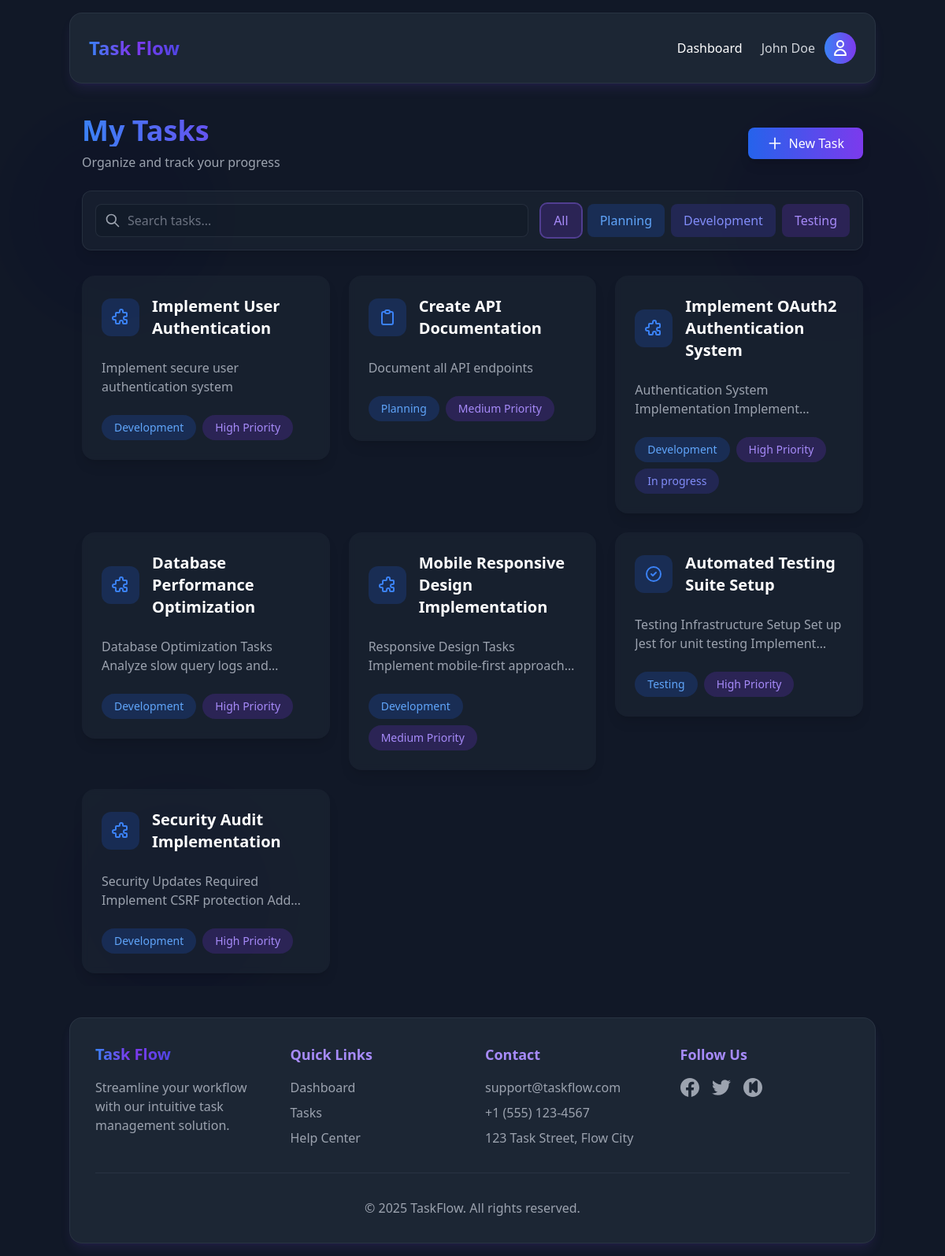
The page / (signed in) on the database its author committed.
### tables this page shows
CREATE TABLE tasks (
    id BIGINT UNSIGNED AUTO_INCREMENT PRIMARY KEY,
    user_id BIGINT UNSIGNED NOT NULL,
    title VARCHAR(255) NOT NULL,
    description TEXT,
    category ENUM('planning', 'development', 'testing') NOT NULL,
    priority ENUM('low', 'medium', 'high') NOT NULL,
    status ENUM('pending', 'in_progress', 'completed') DEFAULT 'pending',
    created_at TIMESTAMP DEFAULT CURRENT_TIMESTAMP,
    updated_at TIMESTAMP DEFAULT CURRENT_TIMESTAMP ON UPDATE CURRENT_TIMESTAMP,
    FOREIGN KEY (user_id) REFERENCES users(id) ON DELETE CASCADE
);

### config/database.php (called while the page is built, shortened)
<?php
class Database {
    private static $instance = null;
    private $connection;
    private $host = 'db';
    private $database = 'taskflow_db';
    private $username = 'root';
    private $password = 'rootpassword';
    private function __construct() {
        $this->connection = mysqli_connect(
            $this->host,
            $this->username,
            $this->password,
            $this->database
        );
        mysqli_set_charset($this->connection, 'utf8');
    }
    public static function getInstance() {
        if (self::$instance === null) {
            self::$instance = new self();
        }
        return self::$instance;
    }
    public function getConnection() {
        return $this->connection;
    }
}

### models/Task.php (called while the page is built, shortened)
<?php
require_once(__DIR__ . '/../config/database.php');
class Task {
    private $conn;
    public function __construct() {
        $this->db = Database::getInstance();
        $this->conn = $this->db->getConnection();
    }
    public function getAllTasks($userId) {
        $query = "SELECT t.*, GROUP_CONCAT(tg.name) as tags
                 FROM tasks t
                 LEFT JOIN task_tags tt ON t.id = tt.task_id
                 LEFT JOIN tags tg ON tt.tag_id = tg.id
                 WHERE t.user_id = ?
                 GROUP BY t.id
                 ORDER BY t.created_at DESC";
        $stmt = mysqli_prepare($this->conn, $query);
        mysqli_stmt_bind_param($stmt, 'i', $userId);
        if (!mysqli_stmt_execute($stmt)) {
            throw new Exception("Error fetching tasks: " . mysqli_error($this->conn));
        }
        $result = mysqli_stmt_get_result($stmt);
        $tasks = [];
        while ($row = mysqli_fetch_assoc($result)) {
            $row['tags'] = $row['tags'] ? explode(',', $row['tags']) : [];
            $tasks[] = $row;
        }
        return $tasks;
    }
}

### index.php (the view, shortened to what this page needs)
<?php
require_once(__DIR__ . '/models/Task.php');
try {
    $taskModel = new Task();
    $tasks = $taskModel->getAllTasks($_SESSION['user']['id']);
} catch (Exception $e) {
    error_log($e->getMessage());
    $tasks = [];
}
?>
<div class="relative overflow-hidden">
    <div class="absolute top-0 left-0 w-72 h-72 bg-blue-600 rounded-full mix-blend-multiply filter blur-xl opacity-20 animate-blob"></div>
    <div class="absolute top-0 right-0 w-72 h-72 bg-violet-600 rounded-full mix-blend-multiply filter blur-xl opacity-20 animate-blob animation-delay-2000"></div>
    <div class="absolute -bottom-8 left-20 w-72 h-72 bg-indigo-600 rounded-full mix-blend-multiply filter blur-xl opacity-20 animate-blob animation-delay-4000"></div>
    <div class="container mx-auto p-4 relative">
        <div class="space-y-6 mb-8">
            <div class="flex justify-between items-center">
                <div>
                    <h1 class="text-4xl font-bold mb-2 bg-gradient-to-r from-blue-500 to-violet-600 bg-clip-text text-transparent">My Tasks</h1>
                    <p class="dark:text-gray-400">Organize and track your progress</p>
                </div>
                <a href="/create-task.php" class="bg-gradient-to-r from-blue-600 to-violet-600 text-white px-6 py-2 rounded-lg hover:opacity-90 transition-all duration-200 shadow-lg hover:shadow-violet-500/20">
                    <span class="flex items-center gap-2">
                        <svg class="w-5 h-5" fill="none" stroke="currentColor" viewBox="0 0 24 24"><path stroke-linecap="round" stroke-linejoin="round" stroke-width="2" d="M12 4v16m8-8H4"></path></svg>
                        New Task
                    </span>
                </a>
            </div>
            <div class="bg-gray-800/50 backdrop-blur-sm rounded-xl p-4 border border-gray-700/50 shadow-lg transition-all duration-300 hover:shadow-violet-500/20">
                <div class="flex flex-col md:flex-row gap-4">
                    <div class="flex-grow relative">
                        <div class="absolute inset-y-0 left-0 pl-3 flex items-center pointer-events-none">
                            <svg class="w-5 h-5 text-gray-400" fill="none" stroke="currentColor" viewBox="0 0 24 24">
                                <path stroke-linecap="round" stroke-linejoin="round" stroke-width="2" d="M21 21l-6-6m2-5a7 7 0 11-14 0 7 7 0 0114 0z"></path>
                            </svg>
                        </div>
                        <input type="text" placeholder="Search tasks..." class="w-full pl-10 pr-4 py-2 bg-gray-900/50 border border-gray-700/50 rounded-lg focus:ring-2 focus:ring-violet-500/20 focus:border-violet-500/20 text-gray-300 placeholder-gray-500">
                    </div>
                    <div class="flex gap-2 flex-wrap md:flex-nowrap">
                        <button class="filter-category px-4 py-2 rounded-lg bg-violet-600/20 text-violet-400 hover:bg-violet-600/30 transition-colors duration-200 flex items-center gap-2 ring-2 ring-violet-500/50">
                            <span>All</span>
                        </button>
                        <button class="filter-category px-4 py-2 rounded-lg bg-blue-600/20 text-blue-400 hover:bg-blue-600/30 transition-colors duration-200 flex items-center gap-2">
                            <span>Planning</span>
                        </button>
                        <button class="filter-category px-4 py-2 rounded-lg bg-indigo-600/20 text-indigo-400 hover:bg-indigo-600/30 transition-colors duration-200 flex items-center gap-2">
                            <span>Development</span>
                        </button>
                        <button class="filter-category px-4 py-2 rounded-lg bg-violet-600/20 text-violet-400 hover:bg-violet-600/30 transition-colors duration-200 flex items-center gap-2">
                            <span>Testing</span>
                        </button>
                    </div>
                </div>
            </div>
        </div>
        <div class="grid grid-cols-1 md:grid-cols-2 lg:grid-cols-3 gap-6">
            <?php foreach ($tasks as $task): ?>
            <a href="/task-view.php?id=<?php echo htmlspecialchars($task['id']); ?>" class="block">
                <div class="task-card group relative bg-gray-800/50 backdrop-blur-sm rounded-2xl p-6 shadow-lg transition-all duration-300 hover:shadow-violet-500/20 hover:-translate-y-1 border border-transparent hover:border-violet-500/20" style="transition: opacity 0.3s ease, transform 0.3s ease">
                    <div class="flex items-center gap-4 mb-6">
                        <div class="p-3 bg-blue-600/20 rounded-xl group-hover:bg-blue-600/30 transition-colors duration-300">
                            <?php
                            $icon = '';
                            switch($task['category']) {
                                case 'planning':
                                    $icon = '<path stroke-linecap="round" stroke-linejoin="round" stroke-width="2" d="M9 5H7a2 2 0 00-2 2v12a2 2 0 002 2h10a2 2 0 002-2V7a2 2 0 00-2-2h-2M9 5a2 2 0 002 2h2a2 2 0 002-2M9 5a2 2 0 012-2h2a2 2 0 012 2"></path>';
                                    break;
                                case 'development':
                                    $icon = '<path stroke-linecap="round" stroke-linejoin="round" stroke-width="2" d="M11 4a2 2 0 114 0v1a1 1 0 001 1h3a1 1 0 011 1v3a1 1 0 01-1 1h-1a2 2 0 100 4h1a1 1 0 011 1v3a1 1 0 01-1 1h-3a1 1 0 01-1-1v-1a2 2 0 10-4 0v1a1 1 0 01-1 1H7a1 1 0 01-1-1v-3a1 1 0 00-1-1H4a2 2 0 110-4h1a1 1 0 001-1V7a1 1 0 011-1h3a1 1 0 001-1V4z"></path>';
                                    break;
                                case 'testing':
                                    $icon = '<path stroke-linecap="round" stroke-linejoin="round" stroke-width="2" d="M9 12l2 2 4-4m6 2a9 9 0 11-18 0 9 9 0 0118 0z"></path>';
                                    break;
                            }
                            ?>
                            <svg class="w-6 h-6 text-blue-500" fill="none" stroke="currentColor" viewBox="0 0 24 24"><?php echo $icon; ?></svg>
                        </div>
                        <h3 class="text-xl font-semibold text-white group-hover:bg-gradient-to-r group-hover:from-blue-500 group-hover:to-violet-500 group-hover:bg-clip-text group-hover:text-transparent transition-all duration-300"><?php echo htmlspecialchars($task['title']); ?></h3>
                    </div>
                    <p class="text-gray-400 mb-6 line-clamp-2">
                        <?php
                        $plainDescription = strip_tags($task['description']);
                        $plainDescription = preg_replace('/(\r\n|\r|\n|\s)+/', ' ', $plainDescription);
                        $plainDescription = str_replace(['\r', '\n', '\\r', '\\n'], ' ', $plainDescription);
                        echo htmlspecialchars(substr($plainDescription, 0, 150) . (strlen($plainDescription) > 150 ? '...' : ''));
                        ?>
                    </p>
                    <div class="flex flex-wrap gap-2">
                        <span class="task-category px-4 py-1.5 bg-blue-600/20 text-blue-400 rounded-full text-sm font-medium group-hover:bg-blue-600/30 transition-colors duration-300"><?php echo ucfirst(htmlspecialchars($task['category'])); ?></span>
                        <span class="task-category px-4 py-1.5 bg-violet-600/20 text-violet-400 rounded-full text-sm font-medium group-hover:bg-violet-600/30 transition-colors duration-300"><?php echo ucfirst(htmlspecialchars($task['priority'])); ?> Priority</span>
                        <?php if (!empty($task['status']) && $task['status'] !== 'pending'): ?>
                        <span class="task-category px-4 py-1.5 bg-indigo-600/20 text-indigo-400 rounded-full text-sm font-medium group-hover:bg-indigo-600/30 transition-colors duration-300"><?php echo ucfirst(str_replace('_', ' ', $task['status'])); ?></span>
                        <?php endif; ?>
                    </div>
                </div>
            </a>
            <?php endforeach; ?>
        </div>
    </div>
</div>
<?php
$content = ob_get_clean();
require_once(__DIR__ . '/layouts/base.php');
?>

### layouts/base.php (shortened to what this page needs)
<!DOCTYPE html>
<html lang="en" class="dark">
<head>
    <script src="https://cdn.tailwindcss.com"></script>
</head>
<body class="dark:bg-gray-900 min-h-screen flex flex-col justify-between">
    <?php include_once(__DIR__ . '/header.php'); ?>
    <main class="flex-grow py-10">
        <?php echo $content ?? ''; ?>
    </main>
    <?php include_once(__DIR__ . '/footer.php'); ?>
</body>
</html>

### layouts/header.php (shortened to what this page needs)
<header class="sticky top-4 z-50 mx-4">
    <nav class="container mx-auto flex justify-between items-center bg-gray-800/90 backdrop-blur-sm border border-gray-700/50 text-white p-6 rounded-2xl shadow-lg shadow-violet-500/10">
        <div class="flex items-center gap-2">
            <div class="text-2xl font-bold">
                <span class="bg-gradient-to-r from-blue-500 to-violet-600 bg-clip-text text-transparent">Task</span>
                <span class="bg-gradient-to-r from-violet-600 to-indigo-600 bg-clip-text text-transparent">Flow</span>
            </div>
        </div>
        <div class="flex items-center space-x-6">
            <?php if (isset($_SESSION['user'])): ?>
                <a href="/" class="hover:text-violet-400 transition-colors duration-200">Dashboard</a>
                <div class="relative group">
                    <div class="flex items-center gap-3 cursor-pointer">
                        <span class="text-gray-300"><?php echo $_SESSION['user']['name'] ?? 'User'; ?></span>
                        <div class="w-10 h-10 rounded-full bg-gradient-to-r from-blue-500 to-violet-600 flex items-center justify-center">
                            <svg xmlns="http://www.w3.org/2000/svg" class="h-6 w-6 text-white" fill="none" viewBox="0 0 24 24" stroke="currentColor">
                                <path stroke-linecap="round" stroke-linejoin="round" stroke-width="2" d="M16 7a4 4 0 11-8 0 4 4 0 018 0zM12 14a7 7 0 00-7 7h14a7 7 0 00-7-7z" />
                            </svg>
                        </div>
                    </div>
                </div>
            <?php endif; ?>
        </div>
    </nav>
</header>

### layouts/footer.php (shortened to what this page needs)
<footer class="mx-4 mb-4">
    <div class="container mx-auto bg-gray-800/90 backdrop-blur-sm border border-gray-700/50 text-white p-8 rounded-2xl shadow-lg shadow-violet-500/10">
        <div class="grid grid-cols-1 md:grid-cols-2 lg:grid-cols-4 gap-8">
            <div class="space-y-4">
                <span class="text-xl font-semibold block">
                    <span class="bg-gradient-to-r from-blue-500 to-violet-600 bg-clip-text text-transparent">Task</span>
                    <span class="bg-gradient-to-r from-violet-600 to-indigo-600 bg-clip-text text-transparent">Flow</span>
                </span>
                <p class="text-gray-400">Streamline your workflow with our intuitive task management solution.</p>
            </div>
            <div class="space-y-4">
                <h3 class="text-lg font-semibold text-violet-400">Quick Links</h3>
                <ul class="space-y-2 text-gray-400">
                    <li><a href="/" class="hover:text-violet-400 transition-colors duration-200">Dashboard</a></li>
                    <li><a href="/notes.php" class="hover:text-violet-400 transition-colors duration-200">Tasks</a></li>
                    <li><a href="#" class="hover:text-violet-400 transition-colors duration-200">Help Center</a></li>
                </ul>
            </div>
            <div class="space-y-4">
                <h3 class="text-lg font-semibold text-violet-400">Contact</h3>
                <ul class="space-y-2 text-gray-400">
                    <li>support@taskflow.com</li>
                    <li>+1 (555) 123-4567</li>
                    <li>123 Task Street, Flow City</li>
                </ul>
            </div>
            <div class="space-y-4">
                <h3 class="text-lg font-semibold text-violet-400">Follow Us</h3>
                <div class="flex space-x-4">
                    <a href="#" class="text-gray-400 hover:text-violet-400 transition-colors duration-200">
                    </a>
                    <a href="#" class="text-gray-400 hover:text-violet-400 transition-colors duration-200">
                    </a>
                    <a href="#" class="text-gray-400 hover:text-violet-400 transition-colors duration-200">
                    </a>
                </div>
            </div>
        </div>
        <div class="border-t border-gray-700/50 mt-8 pt-8 text-center">
            <p class="text-gray-400">&copy; <?php echo date('Y'); ?> TaskFlow. All rights reserved.</p>
        </div>
    </div>
</footer>

### rows shown on the page
tasks: title "Implement User Authentication", description "Implement secure user authentication system", category "Development", priority "High"
tasks: title "Create API Documentation", description "Document all API endpoints", category "Planning", priority "Medium"
tasks: title "Implement OAuth2 Authentication System", description "Authentication System Implementation…", category "Development", priority "High", status "In progress"
tasks: title "Database Performance Optimization", description "Database Optimization Tasks Analyze slow query logs…", category "Development", priority "High"
tasks: title "Mobile Responsive Design Implementation", description "Responsive Design Tasks Implement mobile-first…", category "Development", priority "Medium"
tasks: title "Automated Testing Suite Setup", description "Testing Infrastructure Setup Set up Jest for unit testing…", category "Testing", priority "High"
tasks: title "Security Audit Implementation", description "Security Updates Required Implement CSRF protection…", category "Development", priority "High"

### other values the page prints
$_SESSION['user']['name'] "John Doe"
